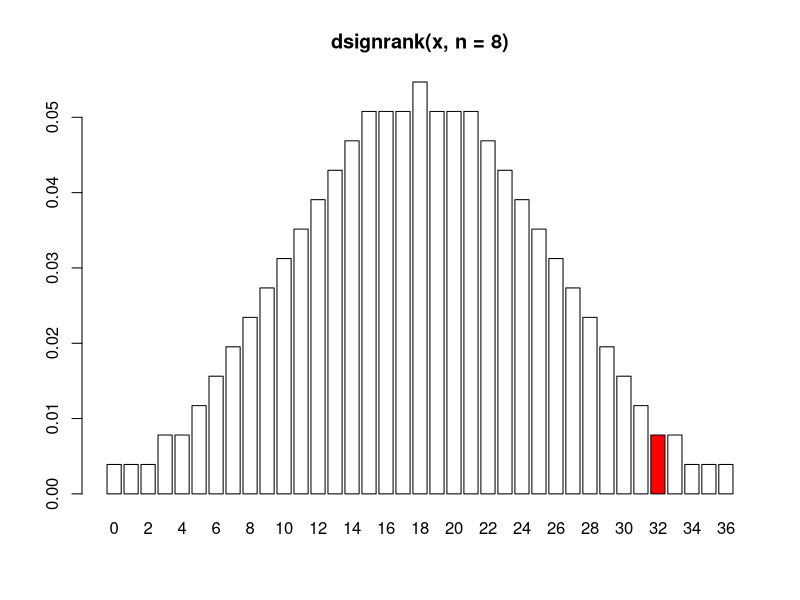
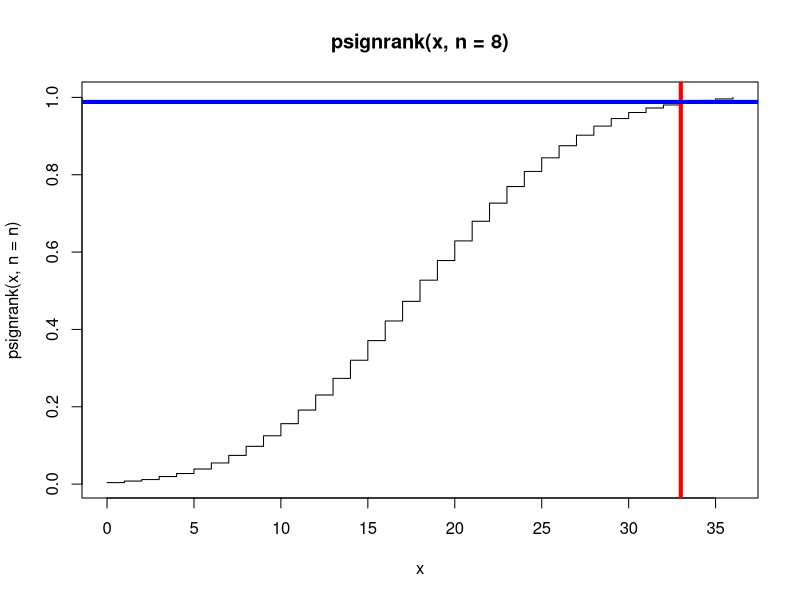
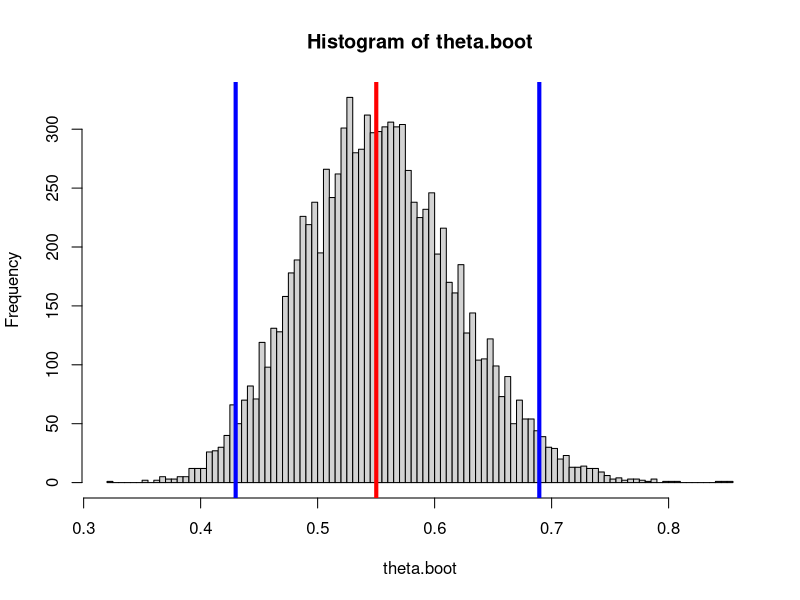

Recreate these plots in R, in order.
## ---- chunk 1
knitr::opts_chunk$set(echo = TRUE)
## ---- chunk 2
school = c(82,69,73,43,58,56,76,65)
home = c(63,42,74,37,51,43,80,62)
## ---- chunk 3
response = school - home
response
## ---- chunk 4
wplus = sum((response>0)*rank(response))
wplus
## ---- chunk 5
n = length(response)
w = sum(sign(response)*rank(response))
wplus = 0.5*w + n*(n+1)/4
wplus
## ---- chunk 6
x = seq(0,n*(n+1)/2,1)
colors = rep("white",length(x))
colors[wplus] = "red"
barplot(dsignrank(x,n),names.arg = x,main = paste0("dsignrank(x, n = ", n, ")"),col = colors)
## ---- chunk 7
plot(x,psignrank(x, n = n),type = "s",main = paste0("psignrank(x, n = ", n, ")"))
abline(v=wplus,col = "red",lwd = 4)
abline(h=psignrank(wplus,n),col = "blue",lwd = 4)
## ---- chunk 8
pvalue = 1-psignrank(wplus-1,n,lower.tail = TRUE)
pvalue
## ---- chunk 9
labels = c("nattacks","nsubjects")
aspirin = c(104,11037)
placebo = c(189,11034)
data = data.frame(aspirin,placebo)
rownames(data) = labels
data
## ---- chunk 10
rate = function(v) v[1]/v[2]
theta.hat = rate(data$aspirin)/rate(data$placebo)
theta.hat
## ---- chunk 11
population.one = c( rep(1,data["nattacks","aspirin"]), 
                    rep(0,data["nsubjects","aspirin"]-data["nattacks","aspirin"]) )
population.two = c( rep(1,data["nattacks","placebo"]), 
                    rep(0,data["nsubjects","placebo"]-data["nattacks","placebo"]) )

draw.bootstrap.sample = function() {
  boot.pop.one = sample(population.one,replace = TRUE)
  boot.pop.two = sample(population.two,replace = TRUE)
  rate.one = sum(boot.pop.one)/length(boot.pop.one)
  rate.two = sum(boot.pop.two)/length(boot.pop.two)
  return(rate.one/rate.two)
}
## ---- chunk 12
nrep = 10000
theta.boot = replicate(nrep,draw.bootstrap.sample())
hist(theta.boot,breaks=100)

# sample estimate
abline(v=theta.hat,col = "red",lwd = 4)

# bootstrap confidence interval
confidence.lower = sort(theta.boot)[nrep*.025]
confidence.upper = sort(theta.boot)[nrep*.975]
abline(v=c(confidence.lower,confidence.upper),col = "blue",lwd = 4)
